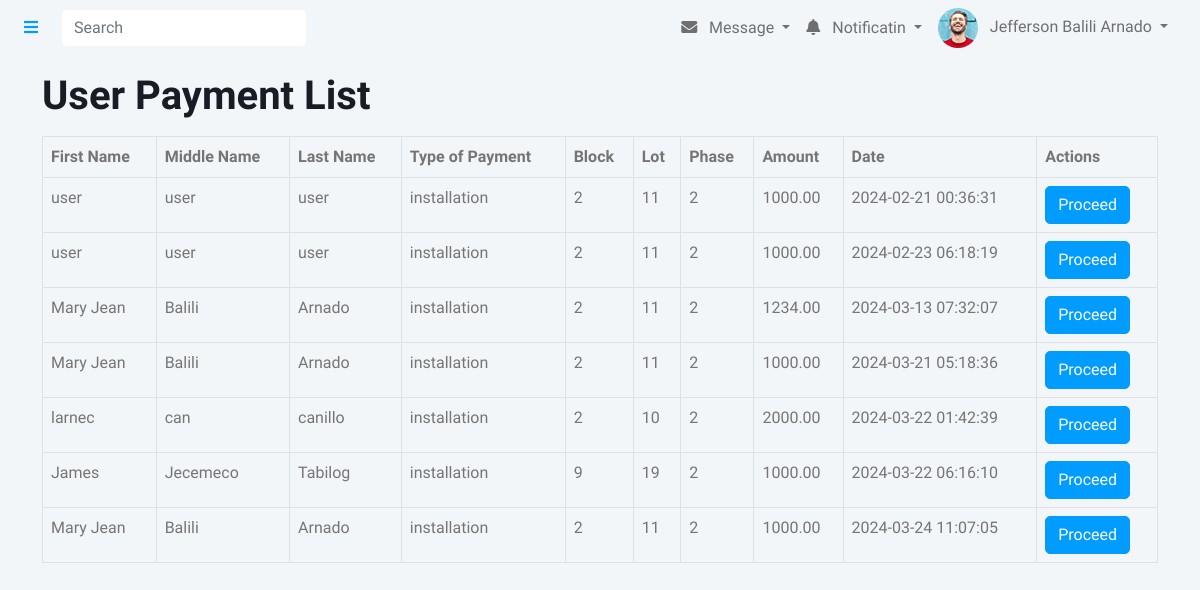
The page /userpaymentlist.php (signed in) on the database as committed earlier.
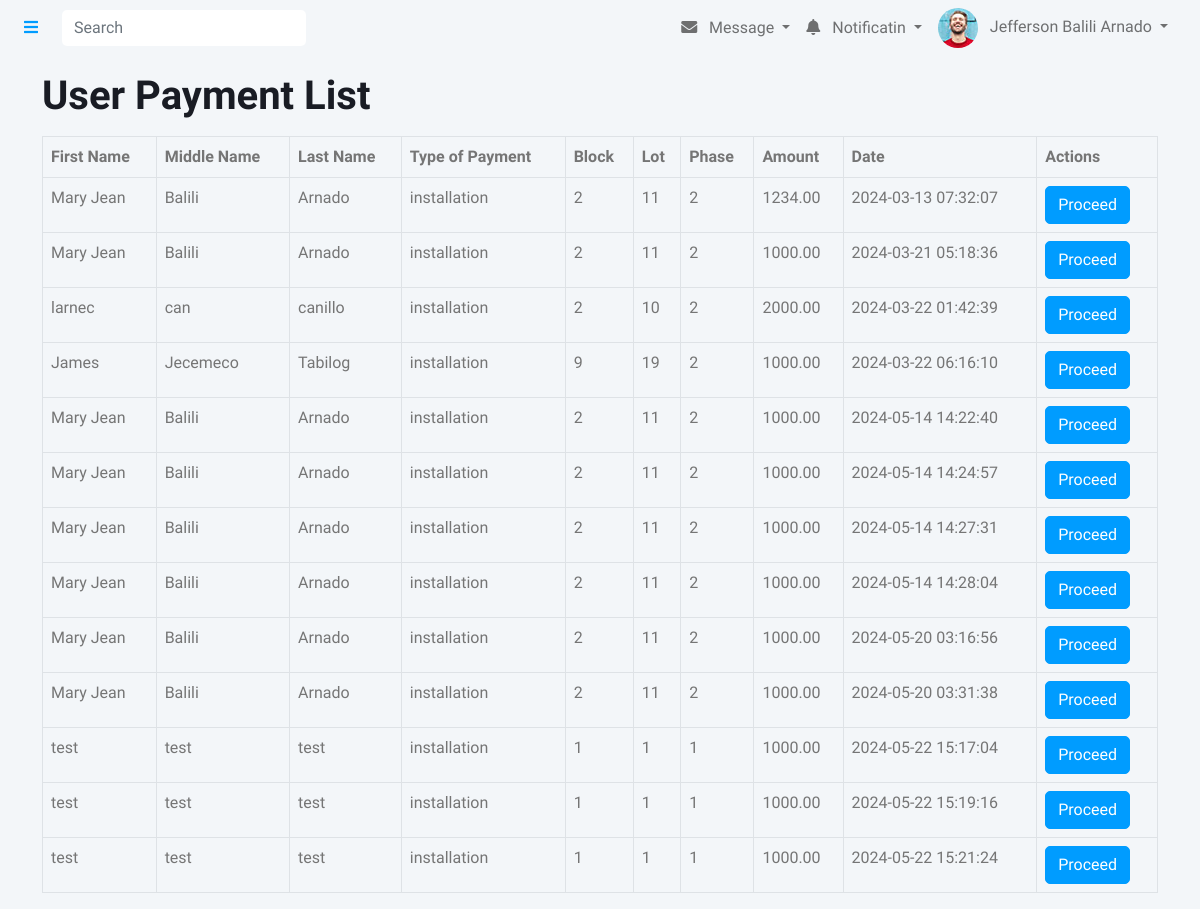
The same page on the database as committed later.
### tables this page shows
CREATE TABLE `payment_services` (
  `id` int(11) UNSIGNED NOT NULL,
  `customer_id` int(255) NOT NULL,
  `bill_type` varchar(255) NOT NULL,
  `firstname` varchar(255) NOT NULL,
  `middlename` varchar(255) NOT NULL,
  `lastname` varchar(255) NOT NULL,
  `block` varchar(255) NOT NULL,
  `lot` varchar(255) NOT NULL,
  `phase` varchar(255) NOT NULL,
  `amount` decimal(10,2) NOT NULL,
  `real_timestamp` timestamp NOT NULL DEFAULT current_timestamp(),
  `status` int(1) NOT NULL DEFAULT 0,
  `mode_of_payment` varchar(50) DEFAULT NULL,
  `uploaded_image` varchar(255) DEFAULT NULL
);

### userpaymentlist.php (the view, shortened to what this page needs)
<?php
include('config.php');
$sql = "SELECT * FROM payment_services";
$result = $conn->query($sql);
?>
<!DOCTYPE html>
<html lang="en">
<head>
<link href="https://cdnjs.cloudflare.com/ajax/libs/font-awesome/5.10.0/css/all.min.css" rel="stylesheet">
<link href="https://cdn.jsdelivr.net/npm/bootstrap-icons@1.4.1/font/bootstrap-icons.css" rel="stylesheet">
<link href="lib/owlcarousel/assets/owl.carousel.min.css" rel="stylesheet">
<link href="lib/tempusdominus/css/tempusdominus-bootstrap-4.min.css" rel="stylesheet" />
<link href="css/bootstrap.min.css" rel="stylesheet">
<link href="css/style.css" rel="stylesheet">
</head>
<body>
<?php include('includes/nav-admin.php');?>
<div class="container">
  <h1 class="my-3">User Payment List</h1>
  <table class="table table-bordered">
    <thead>
      <tr>
        <th>First Name</th>
        <th>Middle Name</th>
        <th>Last Name</th>
        <th>Type of Payment</th>
        <th>Block</th>
        <th>Lot</th>
        <th>Phase</th>
        <th>Amount</th>
        <th>Date</th>
        <th>Actions</th>
      </tr>
    </thead>
    <tbody>
    <?php while($row = $result->fetch_assoc()): ?>
      <?php if ($row['bill_type'] === 'installation'): ?>
        <tr>
          <td><?php echo $row['firstname']; ?></td>
          <td><?php echo $row['middlename']; ?></td>
          <td><?php echo $row['lastname']; ?></td>
          <td><?php echo $row['bill_type']; ?></td>
          <td><?php echo $row['block']; ?></td>
          <td><?php echo $row['lot']; ?></td>
          <td><?php echo $row['phase']; ?></td>
          <td><?php echo $row['amount']; ?></td>
          <td><?php echo $row['real_timestamp']; ?></td>
          <td>
            <a href="materials.php?id=<?php echo $row['customer_id']; ?>">
              <button class="btn btn-primary">Proceed</button>
            </a>
          </td>
        </tr>
      <?php endif; ?>
    <?php endwhile; ?>
    </tbody>
  </table>
</div>
</body>
</html>

Rows that differ between the two databases and show on the page:
removed payment_services: firstname "user", middlename "user", lastname "user", bill_type "installation", block "2", lot "11", phase "2", amount "1000.00", real_timestamp "2024-02-21 00:36:31"
removed payment_services: firstname "user", middlename "user", lastname "user", bill_type "installation", block "2", lot "11", phase "2", amount "1000.00", real_timestamp "2024-02-23 06:18:19"
removed payment_services: firstname "Mary Jean", middlename "Balili", lastname "Arnado", bill_type "installation", block "2", lot "11", phase "2", amount "1000.00", real_timestamp "2024-03-24 11:07:05"
added payment_services: firstname "Mary Jean", middlename "Balili", lastname "Arnado", bill_type "installation", block "2", lot "11", phase "2", amount "1000.00", real_timestamp "2024-05-14 14:22:40"
added payment_services: firstname "Mary Jean", middlename "Balili", lastname "Arnado", bill_type "installation", block "2", lot "11", phase "2", amount "1000.00", real_timestamp "2024-05-14 14:24:57"
added payment_services: firstname "Mary Jean", middlename "Balili", lastname "Arnado", bill_type "installation", block "2", lot "11", phase "2", amount "1000.00", real_timestamp "2024-05-14 14:27:31"
added payment_services: firstname "Mary Jean", middlename "Balili", lastname "Arnado", bill_type "installation", block "2", lot "11", phase "2", amount "1000.00", real_timestamp "2024-05-14 14:28:04"
added payment_services: firstname "Mary Jean", middlename "Balili", lastname "Arnado", bill_type "installation", block "2", lot "11", phase "2", amount "1000.00", real_timestamp "2024-05-20 03:16:56"
added payment_services: firstname "Mary Jean", middlename "Balili", lastname "Arnado", bill_type "installation", block "2", lot "11", phase "2", amount "1000.00", real_timestamp "2024-05-20 03:31:38"
added payment_services: firstname "test", middlename "test", lastname "test", bill_type "installation", block "1", lot "1", phase "1", amount "1000.00", real_timestamp "2024-05-22 15:17:04"
added payment_services: firstname "test", middlename "test", lastname "test", bill_type "installation", block "1", lot "1", phase "1", amount "1000.00", real_timestamp "2024-05-22 15:19:16"
added payment_services: firstname "test", middlename "test", lastname "test", bill_type "installation", block "1", lot "1", phase "1", amount "1000.00", real_timestamp "2024-05-22 15:21:24"
